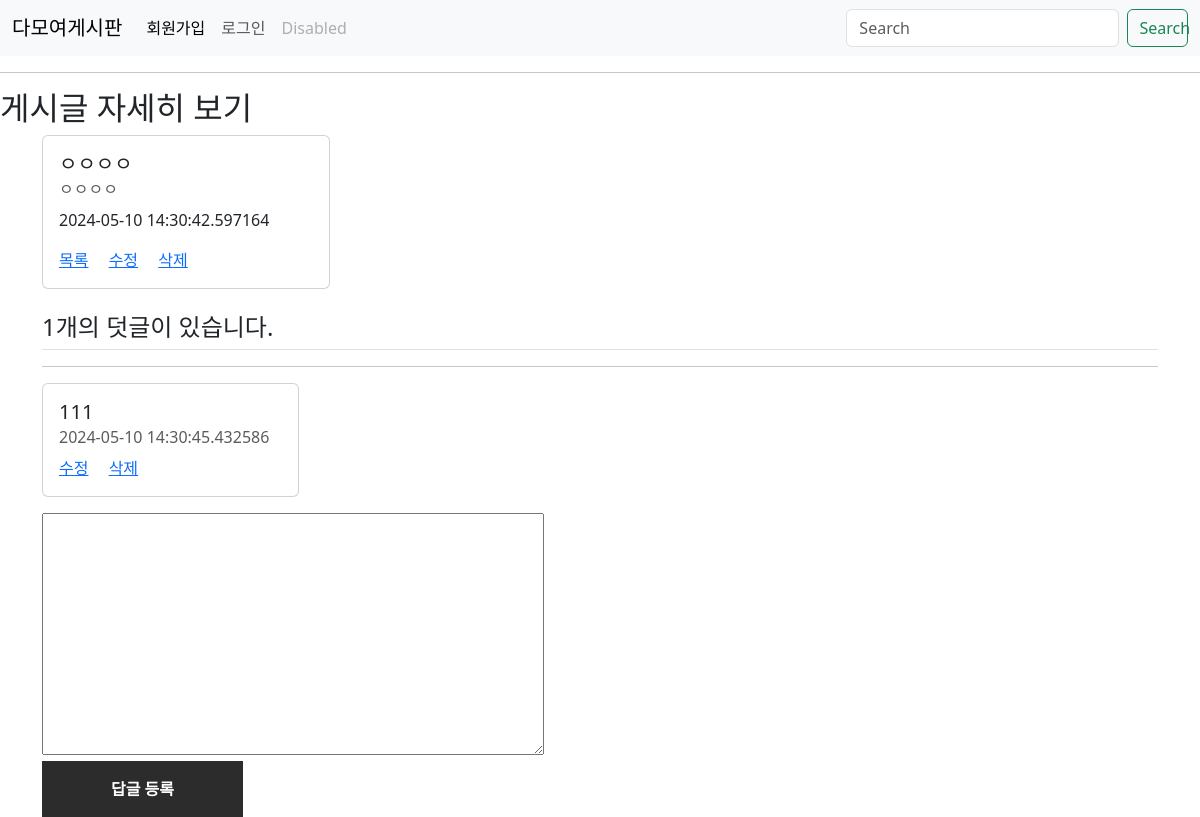
/board/detail/4, run on an earlier commit of the app's database.
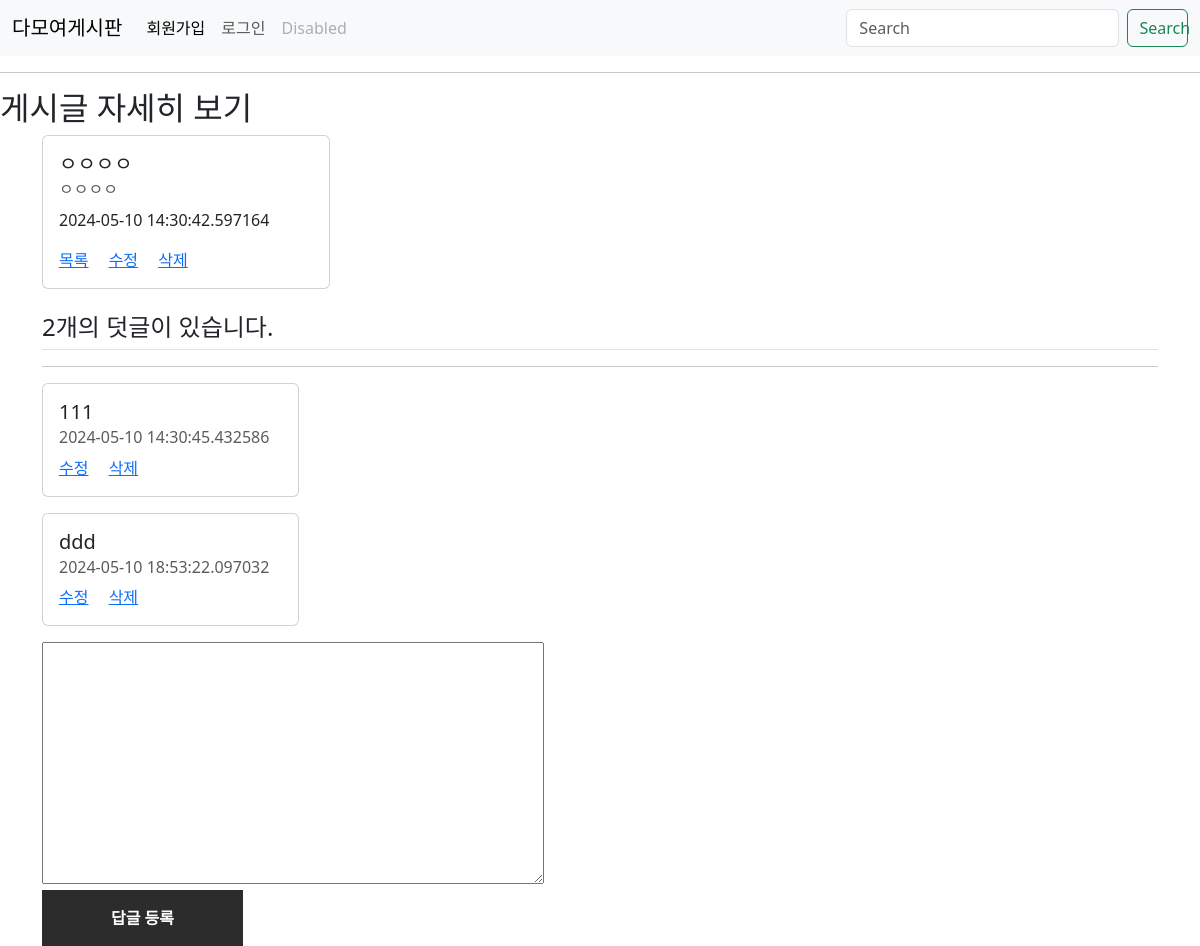
And on a later commit of the database.
### pybo/models.py (models this page shows)
class Question(db.Model):
    id = db.Column(db.Integer, primary_key=True)
    subject = db.Column(db.String(200), nullable=False)
    content = db.Column(db.Text(), nullable=False)
    create_date = db.Column(db.DateTime(), nullable=False)
    user_id = db.Column(db.Integer, db.ForeignKey('user.id', ondelete='CASCADE'), nullable=False)
    user = db.relationship("User", backref=db.backref("question_set"))
    update_date = db.Column(db.String(200), nullable=True)

class Answer(db.Model):
    id = db.Column(db.Integer, primary_key=True)
    question_id = db.Column(db.Integer, db.ForeignKey('question.id', ondelete='CASCADE'))
    question = db.relationship('Question', backref=db.backref('answer_set'))
    content = db.Column(db.Text(), nullable=False)
    create_date = db.Column(db.DateTime(), nullable=False)
    user_id = db.Column(db.Integer, db.ForeignKey('user.id', ondelete="CASCADE"), nullable=False)
    user = db.relationship("User", backref=db.backref("answer_set_for_user"))
    update_date = db.Column(db.DateTime(), nullable=True)

### pybo/views/board_views.py (the view)
@bp.route("/detail/<int:question_id>", methods=("GET","POST"))
def board_detail(question_id):
    form = AnswerForm()
    question = Question.query.get(question_id)
    return render_template("board/board_detail.html", question=question, form=form)

### pybo/forms.py
class AnswerForm(FlaskForm):
    content = TextAreaField('내용', validators=[DataRequired("덧글 입력은 필수 항목 입니다.")])
    user_id = StringField('작성자', validators=[DataRequired("로그인 후 사용하세요.")])

### pybo/views/main_views.py (called while the page is built)
@bp.before_app_request
def play_g():
    user_id = session.get("user_id")
    if user_id is None:
        g.user = None
    else:
        g.user = User.query.get(user_id)

### pybo/templates/board/board_detail.html (shortened to what this page needs)
{% extends "base.html" %}
{% block content %}
<hr>
<h2>게시글 자세히 보기</h2>
<div class="container">
    <div class="card" style="width: 18rem;">
        <div class="card-body">
        <h5 class="card-title">{{question.subject}}</h5>
        <h6 class="card-subtitle mb-2 text-body-secondary">{{question.content}}</h6>
        <p class="card-text">{{question.create_date}}</p>
        <a href="{{url_for('board.list')}}" class="card-link">목록</a>
        <a href="{{url_for('board.update', question_id=question.id)}}" class="card-link">수정</a>
        <a href="#" class="card-link">삭제</a>
        </div>
    </div>
    <h4 class="border-bottom py-2 my-3">{{question.answer_set | length }}개의 덧글이 있습니다.</h4>
    <hr>
    {% for answer in question.answer_set%}
    <div class="card my-3" style="max-width: 23%; height: auto;">
        <div class="card-body">
        <h5 class="card-title">{{answer.content}}</h5>
        <h6 class="card-subtitle mb-2 text-body-secondary">{{answer.create_date}}</h6>
        <a href="#" class="card-link">수정</a>
        <a href="#" class="card-link">삭제</a>
        </div>
    </div>
    {% endfor %}
    <form method="post" action="{{url_for('answer.create_answer', question_id=question.id)}}">
        <textarea name="content" rows="10" style="max-width: 45%; height: auto;"></textarea>
        <button>답글 등록</button>
    </form>
</div>
{% endblock%}

### pybo/templates/base.html (shortened to what this page needs)
<!DOCTYPE html>
<html lang="en">
<head>
   <link rel="stylesheet" href="{{url_for('static', filename='css/style.css')}}">
    <link rel="stylesheet" href="{{url_for('static', filename='css/bootstrap.min.css')}}">
    <link rel="stylesheet" href="{{url_for('static', filename='css/map_style.css')}}">
</head>
<body>
    <nav class="navbar navbar-expand-lg bg-body-tertiary">
        <div class="container-fluid">
          <a class="navbar-brand" href="{{url_for('main.index')}}">다모여게시판</a>
          <div class="collapse navbar-collapse" id="navbarSupportedContent">
            <ul class="navbar-nav me-auto mb-2 mb-lg-0">
            {% if g.user %}
              <li class="nav-item">
                <a class="nav-link" href="{{url_for('auth.logout')}}">로그아웃</a>
              </li>
              <li class="nav-item">
                <a class="nav-link" href="{{url_for('map.map_search')}}">플레이스 검색 <br> (Map information)</a>
              </li>
              <li class="nav-item">
                <a class="nav-link" href="{{url_for('covid19.covid19_inform')}}">코로나19 전수<br>감시통계표</a>
              </li>
            {% else %}
              <li class="nav-item">
                <a class="nav-link active" aria-current="page" href="{{url_for('auth.signup')}}">회원가입</a>
              </li>
              <li class="nav-item">
                <a class="nav-link" href="{{url_for('auth.login')}}">로그인</a>
              </li>
            {% endif %}
              <li class="nav-item">
                <a class="nav-link disabled" aria-disabled="true">Disabled</a>
              </li>
            </ul>
            <form class="d-flex" role="search">
              <input class="form-control me-2" type="search" placeholder="Search" aria-label="Search">
              <button class="btn btn-outline-success" type="submit">Search</button>
            </form>
          </div>
        </div>
      </nav>
    {% block content %}
    {% endblock %}
</body>
</html>

### pybo/static/css/style.css (style rules this page uses)
* { margin: 0; padding: 0; box-sizing: border-box; }
html { font-family: 'Noto Sans KR', sans-serif; font-size: 16px; font-weight: 400; }
input { border: 1px solid #d1d1d1; color: #ababab; display: block; font-size: 16px; line-height: 24px; margin: 8px 0; padding: 8px 12px; width: 20%; }
button { background-color: #2c2c2c; border: none; color: #ffffff; display: block; font-size: 18px; font-weight: 700; margin: 24px 0; padding: 16px; width: 18%; }
textarea { width: 100%; }

What changed in the data, as far as the page shows it:
added Answer: content "ddd", create_date "2024-05-10 18:53:22.097032"
Also different on the page:
{{ question.answer_set | length }}: "1" → "2"
